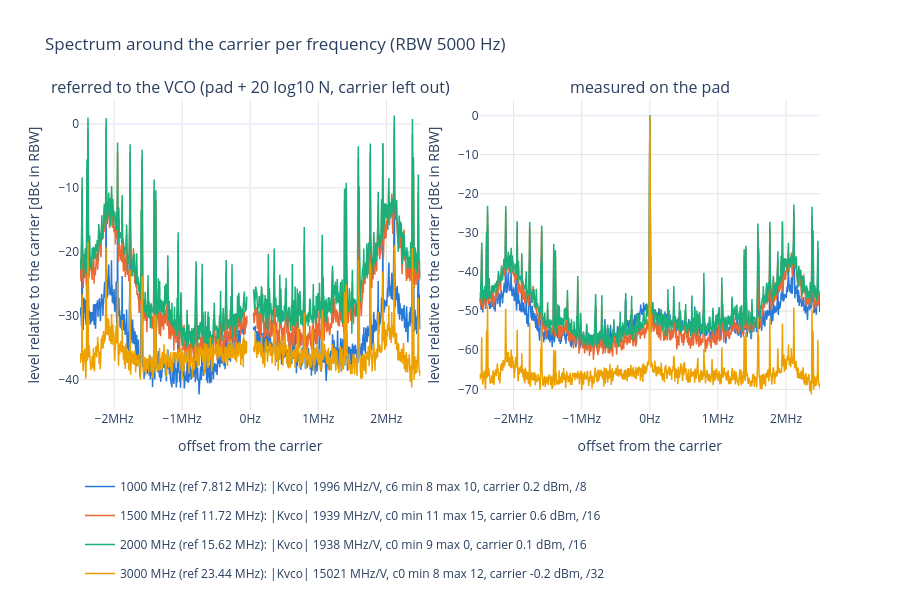

Source (notebook cell):
### Code cell
F_start, F_stop = None, None  # offset from the carrier shown [Hz] (may be negative); None = edge of the trace
f_axis = "lin"  # "lin" or "log" (log: upper sideband only)

# Averaged wide spectrum around the carrier per frequency: level relative to the carrier (trace maximum), in the
# trace's RBW (one sweep, not binned). Left: referred to the VCO (+ 20 log10 N); the carrier itself (within 10 RBW) is
# left out there, +20 log10 N only applies to the noise sidebands. Right: as measured on the pad.
fig = make_subplots(rows=1, cols=2, horizontal_spacing=0.08,
                    subplot_titles=("referred to the VCO (pad + 20 log10 N, carrier left out)", "measured on the pad"))
for r in ok.itertuples():
    d = trace_of(r.f_vco, "spectrum")
    if d.empty:
        continue
    d = d.assign(freq=d["freq"] - d["center"], level_dbc=d["level_dbm"] - d["level_dbm"].max())  # offset, rel. to carrier
    lo = d["freq"].min() if F_start is None else F_start
    hi = d["freq"].max() if F_stop is None else F_stop
    if f_axis == "log":
        lo = max(lo, d.loc[d["freq"] > 0, "freq"].min())
    d = in_range(d, lo, hi)
    sidebands = d[d["freq"].abs() >= 10 * d["rbw"]]
    sidebands = pd.concat([sidebands[sidebands["freq"] < 0], pd.DataFrame({"freq": [0.0], "level_dbc": [np.nan]}),
                           sidebands[sidebands["freq"] > 0]])  # gap at the carrier
    label = f"{NAMES[r.f_vco]}, /{r.total_div:.0f}"
    for col, curve, add_db, where in ((1, sidebands, 20 * np.log10(r.total_div), "at the VCO"), (2, d, 0.0, "on the pad")):
        fig.add_scatter(x=curve["freq"], y=curve["level_dbc"] + add_db, mode="lines", name=label, legendgroup=label,
                        showlegend=col == 1, line=dict(color=COLORS[r.f_vco], width=1.5), row=1, col=col,
                        hovertemplate=f"%{{x:.4s}}Hz: %{{y:.1f}} dBc {where}<extra></extra>")
rbw = traces.loc[traces["kind"] == "spectrum", "rbw"]
fig.update_layout(title=f"Spectrum around the carrier per frequency (RBW {rbw.iloc[0]:g} Hz)" if len(rbw)
                  else "Spectrum around the carrier per frequency",
                  template="plotly_white", height=600, legend=dict(orientation="h", y=-0.2),
                  hoverlabel=dict(namelength=-1))
if f_axis == "log":
    fig.update_xaxes(**OFFSET_AXIS)
else:
    fig.update_xaxes(type="linear", ticksuffix="Hz", exponentformat="SI")
fig.update_xaxes(title="offset from the carrier", gridcolor=GRID)
fig.update_yaxes(title="level relative to the carrier [dBc in RBW]", gridcolor=GRID)
save(fig, "spectrum")

### Figure 1 — Plotly figure (JSON) as saved in the notebook; plotly's stock layout.template omitted (floating-point values rounded to 4 significant figures; data arrays with more than 128 entries replaced by an {"elided": "..."} marker saying what was removed)
{"data": [{"hovertemplate": "%{x:.4s}Hz: %{y:.1f} dBc at the VCO<extra></extra>", "legendgroup": "1000 MHz (ref 7.812 MHz): |Kvco| 1996 MHz/V, c6 min 8 max 10, carrier 0.2 dBm, /8", "line": {"color": "#2a78d6", "width": 1.5}, "mode": "lines", "name": "1000 MHz (ref 7.812 MHz): |Kvco| 1996 MHz/V, c6 min 8 max 10, carrier 0.2 dBm, /8", "showlegend": true, "type": "scatter", "x": {"elided": "4903 float values"}, "xaxis": "x", "y": {"elided": "4903 float values"}, "yaxis": "y"}, {"hovertemplate": "%{x:.4s}Hz: %{y:.1f} dBc on the pad<extra></extra>", "legendgroup": "1000 MHz (ref 7.812 MHz): |Kvco| 1996 MHz/V, c6 min 8 max 10, carrier 0.2 dBm, /8", "line": {"color": "#2a78d6", "width": 1.5}, "mode": "lines", "name": "1000 MHz (ref 7.812 MHz): |Kvco| 1996 MHz/V, c6 min 8 max 10, carrier 0.2 dBm, /8", "showlegend": false, "type": "scatter", "x": {"elided": "5001 float values"}, "xaxis": "x2", "y": {"elided": "5001 float values"}, "yaxis": "y2"}, {"hovertemplate": "%{x:.4s}Hz: %{y:.1f} dBc at the VCO<extra></extra>", "legendgroup": "1500 MHz (ref 11.72 MHz): |Kvco| 1939 MHz/V, c0 min 11 max 15, carrier 0.6 dBm, /16", "line": {"color": "#eb6834", "width": 1.5}, "mode": "lines", "name": "1500 MHz (ref 11.72 MHz): |Kvco| 1939 MHz/V, c0 min 11 max 15, carrier 0.6 dBm, /16", "showlegend": true, "type": "scatter", "x": {"elided": "4903 float values"}, "xaxis": "x", "y": {"elided": "4903 float values"}, "yaxis": "y"}, {"hovertemplate": "%{x:.4s}Hz: %{y:.1f} dBc on the pad<extra></extra>", "legendgroup": "1500 MHz (ref 11.72 MHz): |Kvco| 1939 MHz/V, c0 min 11 max 15, carrier 0.6 dBm, /16", "line": {"color": "#eb6834", "width": 1.5}, "mode": "lines", "name": "1500 MHz (ref 11.72 MHz): |Kvco| 1939 MHz/V, c0 min 11 max 15, carrier 0.6 dBm, /16", "showlegend": false, "type": "scatter", "x": {"elided": "5001 float values"}, "xaxis": "x2", "y": {"elided": "5001 float values"}, "yaxis": "y2"}, {"hovertemplate": "%{x:.4s}Hz: %{y:.1f} dBc at the VCO<extra></extra>", "legendgroup": "2000 MHz (ref 15.62 MHz): |Kvco| 1938 MHz/V, c0 min 9 max 0, carrier 0.1 dBm, /16", "line": {"color": "#1baf7a", "width": 1.5}, "mode": "lines", "name": "2000 MHz (ref 15.62 MHz): |Kvco| 1938 MHz/V, c0 min 9 max 0, carrier 0.1 dBm, /16", "showlegend": true, "type": "scatter", "x": {"elided": "4903 float values"}, "xaxis": "x", "y": {"elided": "4903 float values"}, "yaxis": "y"}, {"hovertemplate": "%{x:.4s}Hz: %{y:.1f} dBc on the pad<extra></extra>", "legendgroup": "2000 MHz (ref 15.62 MHz): |Kvco| 1938 MHz/V, c0 min 9 max 0, carrier 0.1 dBm, /16", "line": {"color": "#1baf7a", "width": 1.5}, "mode": "lines", "name": "2000 MHz (ref 15.62 MHz): |Kvco| 1938 MHz/V, c0 min 9 max 0, carrier 0.1 dBm, /16", "showlegend": false, "type": "scatter", "x": {"elided": "5001 float values"}, "xaxis": "x2", "y": {"elided": "5001 float values"}, "yaxis": "y2"}, {"hovertemplate": "%{x:.4s}Hz: %{y:.1f} dBc at the VCO<extra></extra>", "legendgroup": "3000 MHz (ref 23.44 MHz): |Kvco| 15021 MHz/V, c0 min 8 max 12, carrier -0.2 dBm, /32", "line": {"color": "#eda100", "width": 1.5}, "mode": "lines", "name": "3000 MHz (ref 23.44 MHz): |Kvco| 15021 MHz/V, c0 min 8 max 12, carrier -0.2 dBm, /32", "showlegend": true, "type": "scatter", "x": {"elided": "4903 float values"}, "xaxis": "x", "y": {"elided": "4903 float values"}, "yaxis": "y"}, {"hovertemplate": "%{x:.4s}Hz: %{y:.1f} dBc on the pad<extra></extra>", "legendgroup": "3000 MHz (ref 23.44 MHz): |Kvco| 15021 MHz/V, c0 min 8 max 12, carrier -0.2 dBm, /32", "line": {"color": "#eda100", "width": 1.5}, "mode": "lines", "name": "3000 MHz (ref 23.44 MHz): |Kvco| 15021 MHz/V, c0 min 8 max 12, carrier -0.2 dBm, /32", "showlegend": false, "type": "scatter", "x": {"elided": "5001 float values"}, "xaxis": "x2", "y": {"elided": "5001 float values"}, "yaxis": "y2"}], "layout": {"annotations": [{"font": {"size": 16}, "showarrow": false, "text": "referred to the VCO (pad + 20 log10 N, carrier left out)", "x": 0.23, "xanchor": "center", "xref": "paper", "y": 1, "yanchor": "bottom", "yref": "paper"}, {"font": {"size": 16}, "showarrow": false, "text": "measured on the pad", "x": 0.77, "xanchor": "center", "xref": "paper", "y": 1, "yanchor": "bottom", "yref": "paper"}], "height": 600, "hoverlabel": {"namelength": -1}, "legend": {"orientation": "h", "y": -0.2}, "title": {"text": "Spectrum around the carrier per frequency (RBW 5000 Hz)"}, "xaxis": {"anchor": "y", "domain": [0, 0.46], "exponentformat": "SI", "gridcolor": "#e4e3df", "ticksuffix": "Hz", "title": {"text": "offset from the carrier"}, "type": "linear"}, "xaxis2": {"anchor": "y2", "domain": [0.54, 1], "exponentformat": "SI", "gridcolor": "#e4e3df", "ticksuffix": "Hz", "title": {"text": "offset from the carrier"}, "type": "linear"}, "yaxis": {"anchor": "x", "domain": [0, 1], "gridcolor": "#e4e3df", "title": {"text": "level relative to the carrier [dBc in RBW]"}}, "yaxis2": {"anchor": "x2", "domain": [0, 1], "gridcolor": "#e4e3df", "title": {"text": "level relative to the carrier [dBc in RBW]"}}}}
